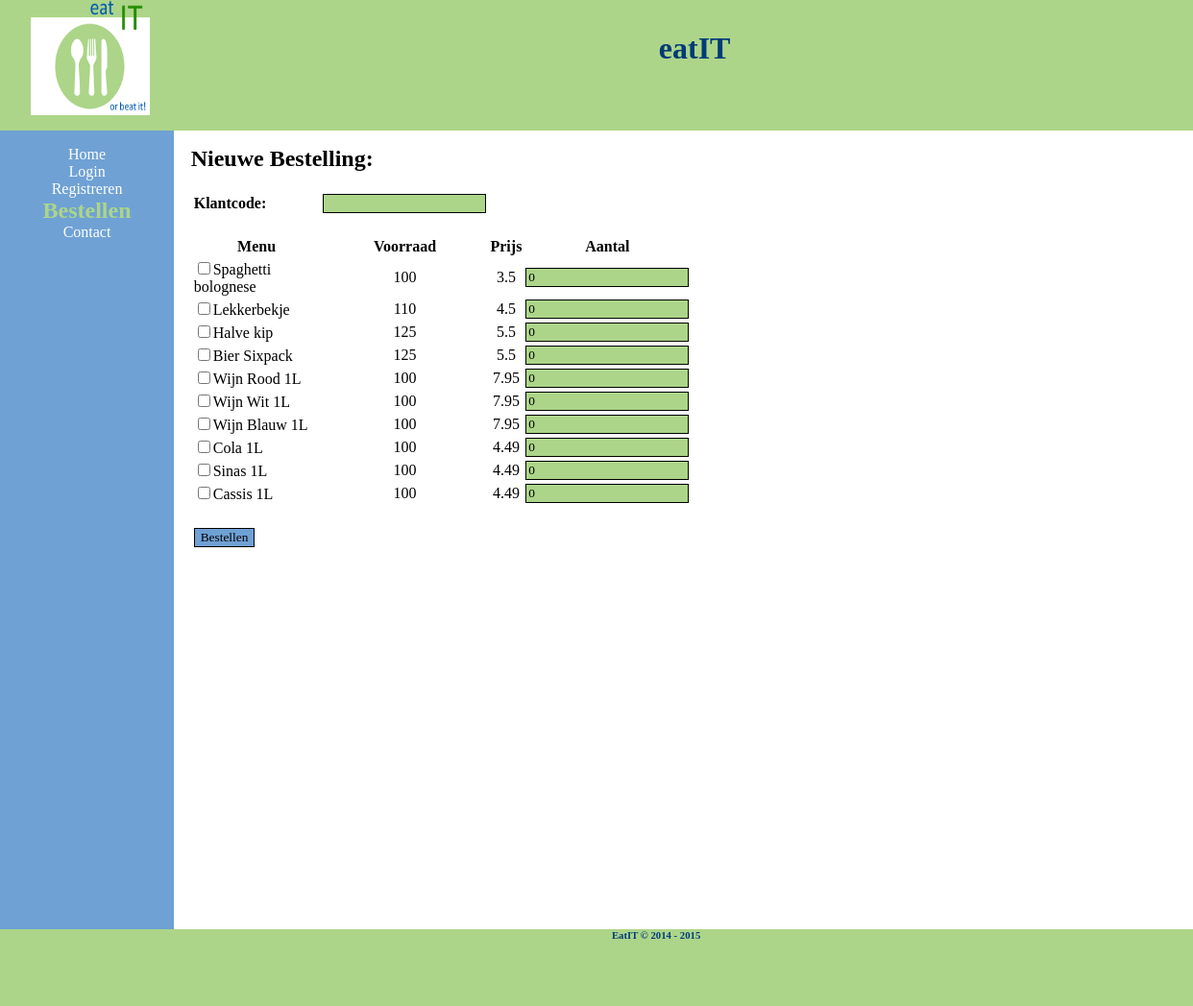
The app's page /bestellen_maaltijd.php with its own data.
### tables this page shows
CREATE TABLE artikel (
	artikelnr 		INT NOT NULL AUTO_INCREMENT,
	omschrijving 	VARCHAR(128) NOT NULL,
	verkoopprijs	FLOAT NOT NULL,
	voorraad		INT NOT NULL DEFAULT 0,
	PRIMARY KEY(artikelnr)
);

### Public/bestellen_maaltijd.php (the view, shortened to what this page needs)
<?php
	include("../Includes//db_connect.php");
	include("../Includes/Layouts/header.php");
	$query = "SELECT * FROM artikel ORDER BY artikelnr";
	$artikelen = mysqli_query($connection, $query);
?>
<div id="content">
	<h2> Nieuwe Bestelling: </h2>
	<table width="50%">
		<form action="" method="POST">
			<tr>
				<td> <b> Klantcode: </b> </td>
				<td> <input type="text" name="klantcode"
					value="<?php echo empty($_POST["klantcode"]) ? "" : $_POST["klantcode"]; ?>"/> </td>
			</tr>
			<tr><td>&nbsp;</td></tr>
			<?php
				echo "<th>Menu</th> <th>Voorraad</th> <th>Prijs</th> <th>Aantal</th>";
				$i=0;
				while ($artikel = mysqli_fetch_assoc($artikelen)) {
					echo "<tr>";
						echo "<td> <input type='checkbox' name='bestelling[$i]'
							value='" . $artikel["artikelnr"] . "' ";
						if (!empty($_POST["bestelling"]) && in_array($artikel["artikelnr"], $_POST["bestelling"])) {
							echo "CHECKED";
						}
						echo " />" . $artikel["omschrijving"] . "</td>";
						echo "<td align='center'>" . $artikel["voorraad"] . "</td>";
						echo "<td align='center'>" . $artikel["verkoopprijs"] . "</td>";
						echo "<td align='center'> <input type='text' name='aantal[$i]'
							value='0'/>";
					echo "</tr>";
				$i++;
				}
			?>
			<tr><td>&nbsp;</td></tr>
			<tr>
				<td> <input type="submit" name="submit" value="Bestellen"/> </td>
			</tr>
		</form>
	</table>
</div>
<?php
	include("../Includes/Layouts/footer.php");
?>

### Public/Stylesheets/stylesheet.css (style rules this page uses)
html, body { width: 100%; height: 100vh; padding: 0; margin: 0; }
* { font-family: Calibri, "Times New Roman", "Comic Sans MS"; }
body { overflow: hidden; }
h2, h3, h1 { margin-top: 0; padding: 0; }
input[type="text"] { background-color: #ACD589; border: 1px solid black; }
input[type=submit] { background-color: #6FA1D4; border: 1px solid black; text-align: center; }
#content { margin-top: 1em; margin-left: 16%; overflow: auto; margin-bottom: 50px; height: 80%; }

### records on screen
artikel: omschrijving "Spaghetti bolognese", voorraad "100", verkoopprijs "3.5"
artikel: omschrijving "Lekkerbekje", voorraad "110", verkoopprijs "4.5"
artikel: omschrijving "Halve kip", voorraad "125", verkoopprijs "5.5"
artikel: omschrijving "Bier Sixpack", voorraad "125", verkoopprijs "5.5"
artikel: omschrijving "Wijn Rood 1L", voorraad "100", verkoopprijs "7.95"
artikel: omschrijving "Wijn Wit 1L", voorraad "100", verkoopprijs "7.95"
artikel: omschrijving "Wijn Blauw 1L", voorraad "100", verkoopprijs "7.95"
artikel: omschrijving "Cola 1L", voorraad "100", verkoopprijs "4.49"
artikel: omschrijving "Sinas 1L", voorraad "100", verkoopprijs "4.49"
artikel: omschrijving "Cassis 1L", voorraad "100", verkoopprijs "4.49"
